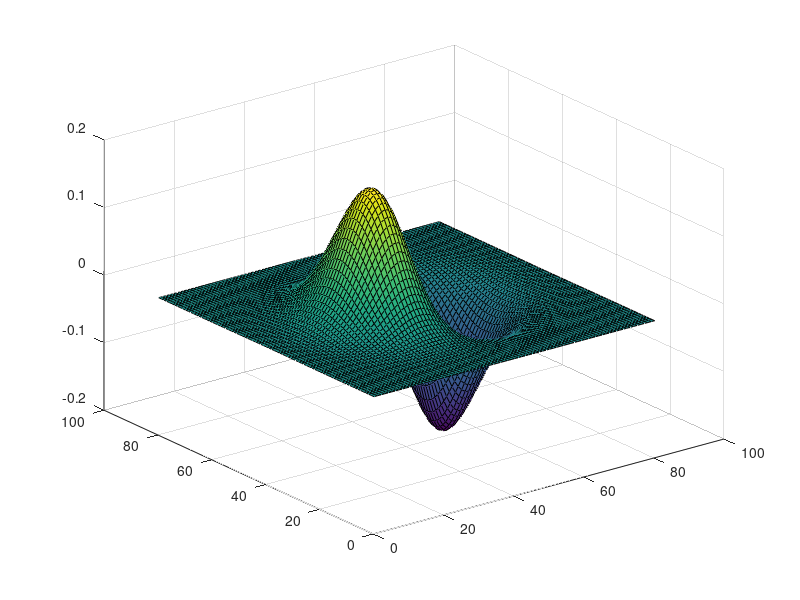

This chart was generated by the following MATLAB code:
width=4;
ssq=1;

[x,y]=meshgrid(-width:0.1:width,-width:0.1:width);
dgau2D=-x.*exp(-(x.*x+y.*y)/(2*ssq))/(pi*ssq);
surf(dgau2D);